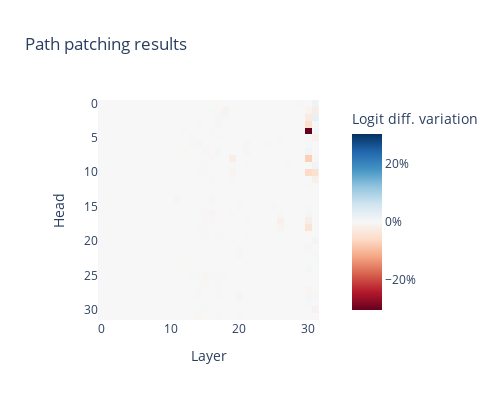

The notebook cell this image was saved under:
### Markdown cell above
### Path Patching Demo

### Code cell
results_resid_post_31 = analyze_path_to_repr([31], "resid_post", model, processed_data, begin_layer=0, batch_size=4)

### Figure 1 — Plotly figure (JSON) as saved in the notebook; plotly's stock layout.template omitted (floating-point values rounded to 4 significant figures; data arrays with more than 128 entries replaced by an {"elided": "..."} marker saying what was removed)
{"data": [{"coloraxis": "coloraxis", "hovertemplate": "Layer: %{x}<br>Head: %{y}<br>Logit diff. variation: %{z}<extra></extra>", "name": "0", "type": "heatmap", "xaxis": "x", "yaxis": "y", "z": {"elided": "32x32 float values"}}], "layout": {"coloraxis": {"cmid": 0, "colorbar": {"ticksuffix": "%", "title": {"text": "Logit diff. variation"}}, "colorscale": [[0, "rgb(103,0,31)"], [0.1, "rgb(178,24,43)"], [0.2, "rgb(214,96,77)"], [0.3, "rgb(244,165,130)"], [0.4, "rgb(253,219,199)"], [0.5, "rgb(247,247,247)"], [0.6, "rgb(209,229,240)"], [0.7, "rgb(146,197,222)"], [0.8, "rgb(67,147,195)"], [0.9, "rgb(33,102,172)"], [1, "rgb(5,48,97)"]]}, "height": 400, "title": {"text": "Path patching results "}, "width": 500, "xaxis": {"anchor": "y", "constrain": "domain", "domain": [0, 1], "scaleanchor": "y", "title": {"text": "Layer"}}, "yaxis": {"anchor": "x", "autorange": "reversed", "constrain": "domain", "domain": [0, 1], "title": {"text": "Head"}}}}
